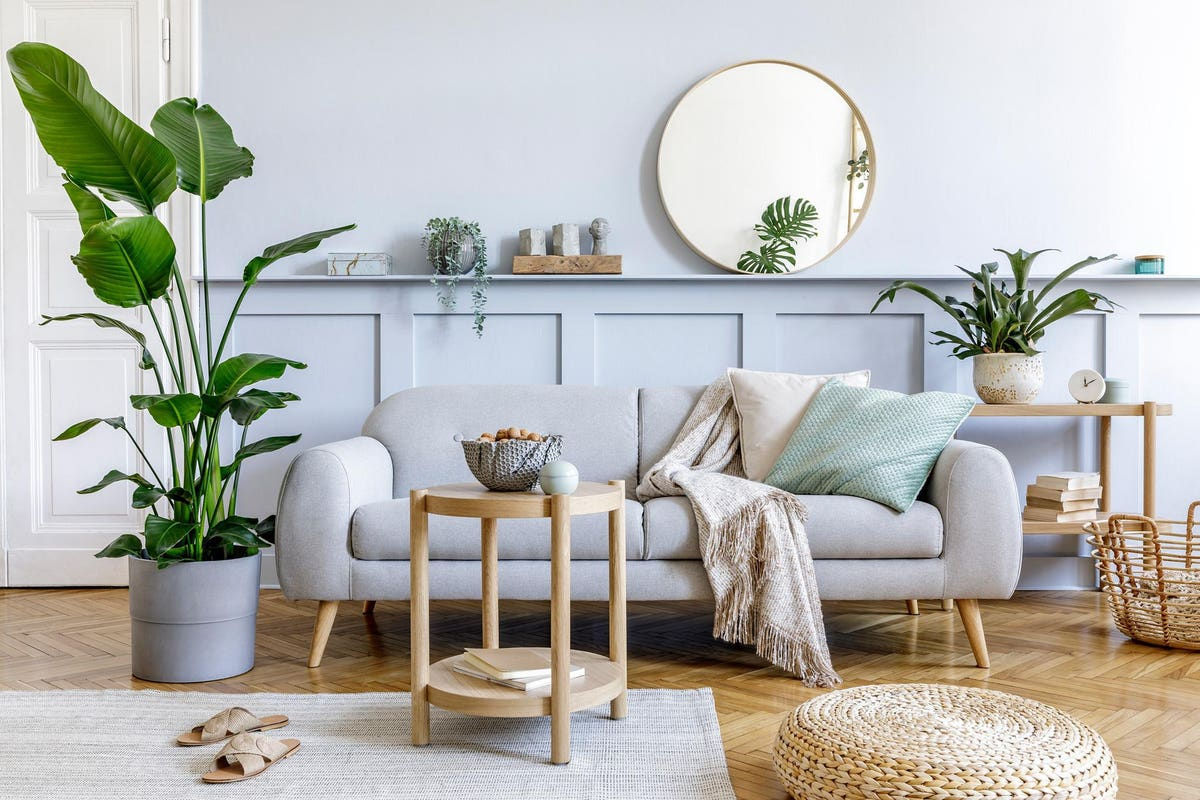
#> input picture data/homw.jpg, 1200 x 800 px
$ python translation.py
#> lines starting #> are read from the running program, lines starting #| are printed output that depends on the picture
import cv2 as cv
import numpy as np

img = cv.imread("./data/homw.jpg")
#> img is the input picture: shape (800, 1200, 3); mean B, G, R 178.4, 183, 183.3
cv.imshow("image" , img)


#transformation
def trans(img , x , y):
    translateM = np.float32([[1,0,x] , [0,1,y]])
    dimension = (img.shape[1] , img.shape[0])
    return cv.warpAffine(img , translateM ,dimension  )


#rotation
def rotate(img , angle ,roatePoint = None):
    (width , height) = img.shape[:2]

    if roatePoint is None:
        roatePoint = (width,height)

    rotateMat = cv.getRotationMatrix2D(roatePoint , angle , 1.0)
    dimension = (width , height)
    return cv.warpAffine(img , rotateMat , dimension)


#resize
resize = cv.resize(img , (400 , 400) , interpolation=cv.INTER_AREA)
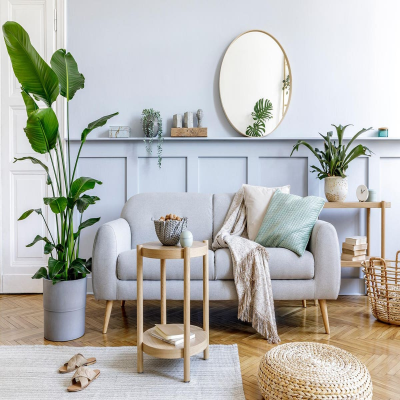
#> resize: shape (400, 400, 3); mean B, G, R 178.4, 183, 183.3
cv.imshow("resize" , resize)

#flip
#0 means flip the image vertically
#1 means flip the image horizontally
#-1 means both vertically and horizontally
flip = cv.flip(img , 0 )
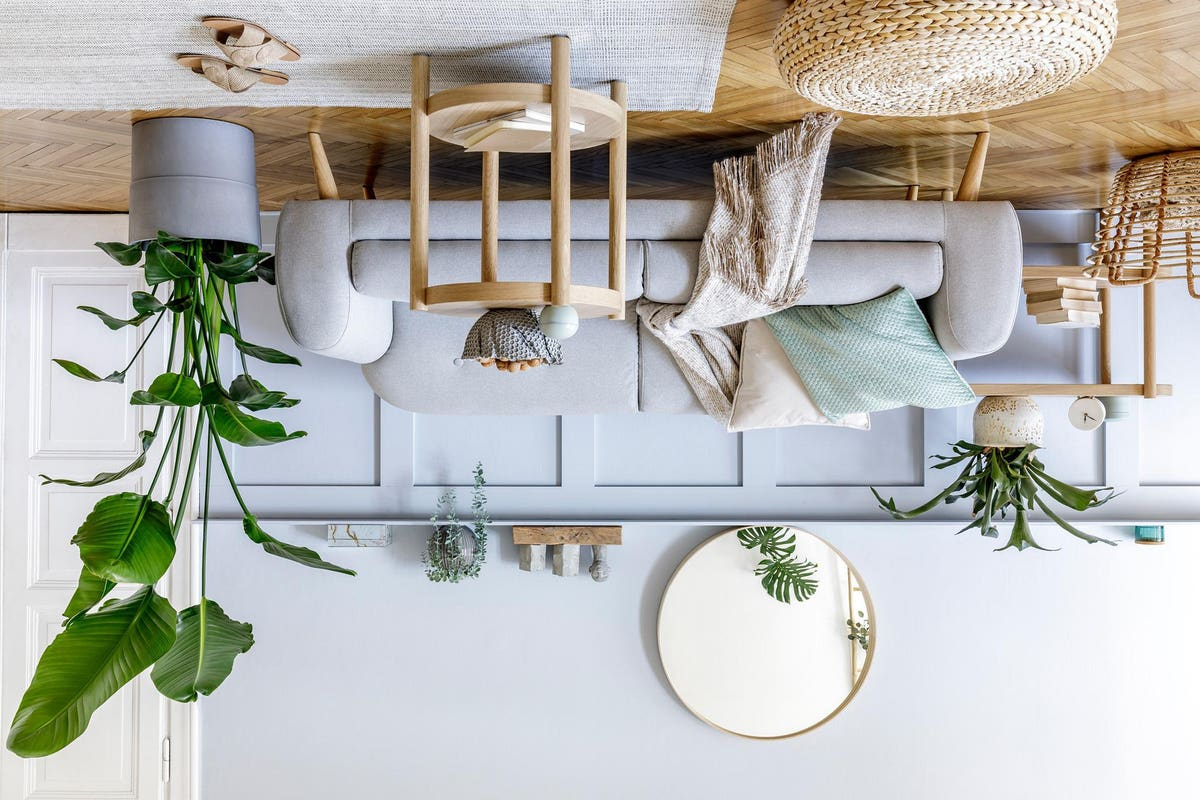
#> flip: shape (800, 1200, 3); mean B, G, R 178.4, 183, 183.3
cv.imshow("flipped" , flip)


translation = trans(img , 100 ,200)
#> in trans, `return cv.warpAffine(img , translateM ,dimension  )`:
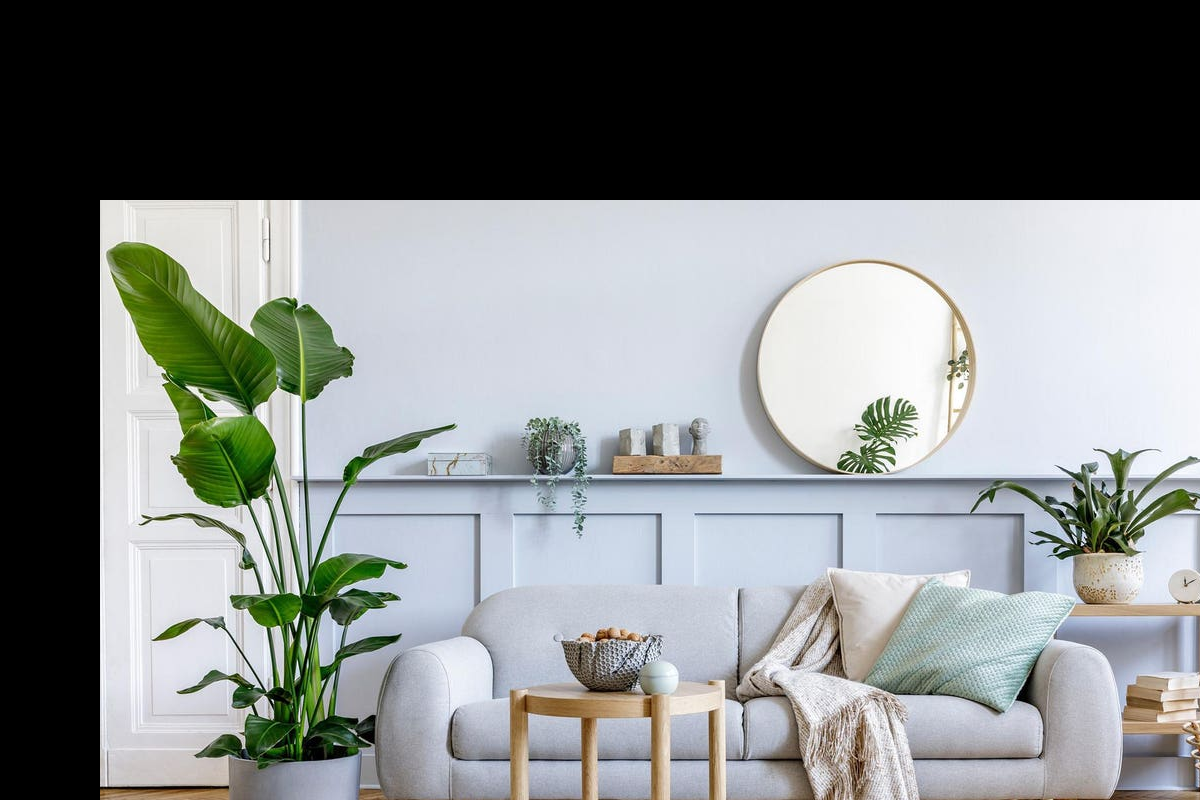
#> returned value: shape (800, 1200, 3); mean of channels 0, 1, 2 130.2, 130.6, 126.9; drawn as B, G, R
cv.imshow("translate" , translation)

rotation = rotate(img , 45)
#> in rotate, `return cv.warpAffine(img , rotateMat , dimension)`:
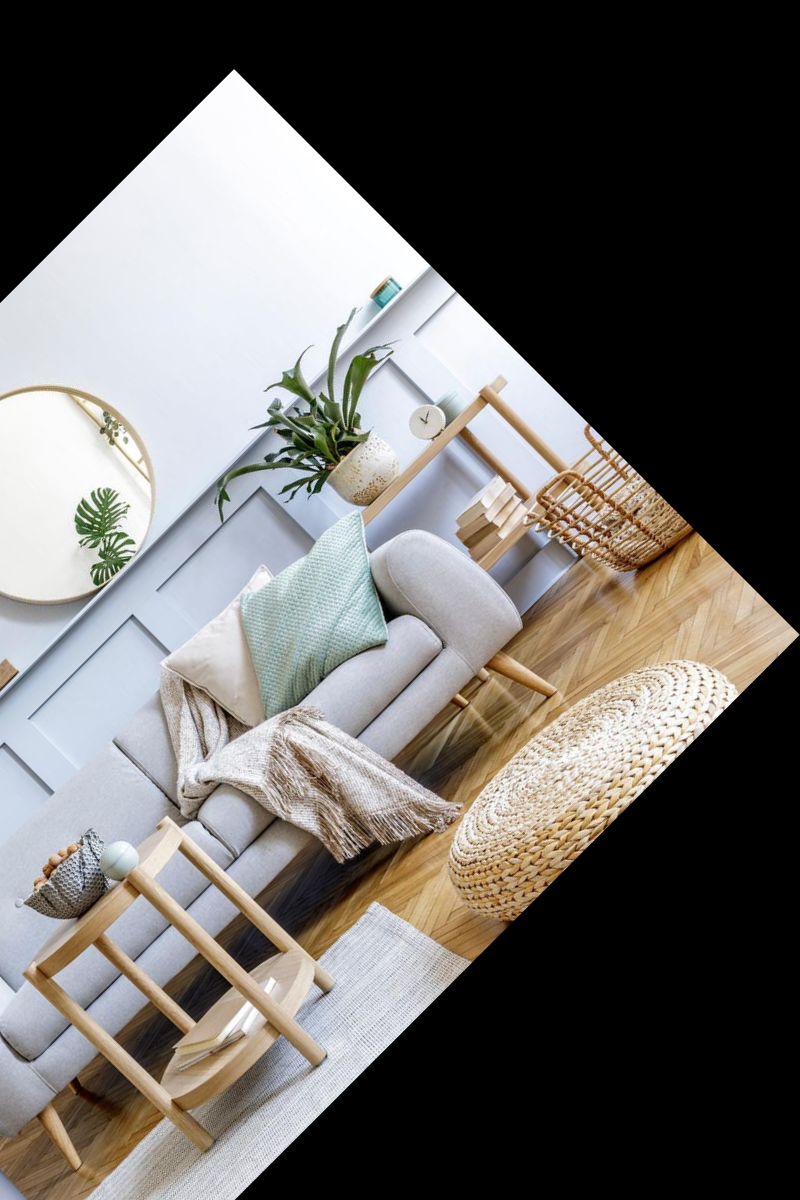
#> returned value: shape (1200, 800, 3); mean of channels 0, 1, 2 101.5, 104.5, 107.3; drawn as B, G, R
cv.imshow("rotation" , rotation)


cv.waitKey(0)
